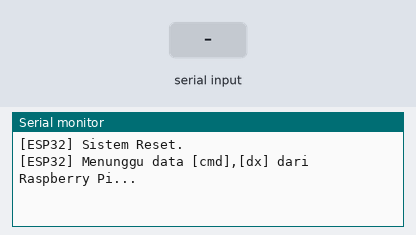
The sketch below on a simulated ESP32-S3. Shown: the last lines printed to the serial monitor. The test bench sets the inputs (shaded band).

Above: at 1.3 s.
1.4 s: "90,45\n" received over Serial
At 2.6 s:
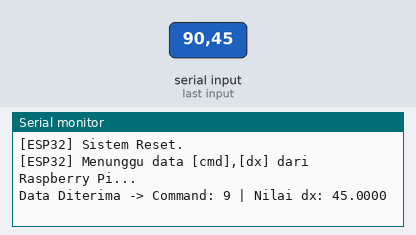
2.9 s: "5\n" received over Serial
At 3.8 s:
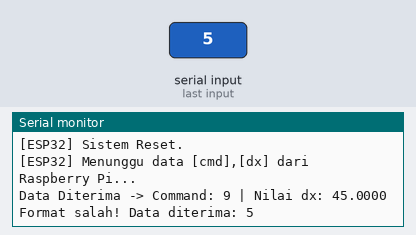

The sketch:

com.ino
```cpp
// Variabel untuk menyimpan data dari Raspberry Pi
char robot_cmd = 's';
float robot_dx = 0.0;

void setup() {
  // Inisialisasi komunikasi Serial dengan Raspberry Pi (115200 bps)
  Serial.begin(115200);

  // Tunggu sebentar agar serial stabil
  delay(100);
  Serial.println("\n[ESP32] Sistem Reset.");
  Serial.println("[ESP32] Menunggu data [cmd],[dx] dari Raspberry Pi...");
}

void loop() {
  // Cek apakah ada data serial yang masuk dari Raspberry Pi
  if (Serial.available() > 0) {

    // Baca data sampai karakter newline (\n)
    // Contoh format yang dikirim Raspi: "s,+0.00\n" atau "+,-0.25\n"
    String incomingData = Serial.readStringUntil('\n');

    // Cari posisi tanda koma
    int commaIndex = incomingData.indexOf(',');

    // Jika formatnya benar (ditemukan koma)
    if (commaIndex != -1) {
      // Parse karakter pertama sebagai command ('s', 'x', '+', '-')
      robot_cmd = incomingData.charAt(0);

      // Parse sisanya (setelah koma) sebagai nilai float (dx)
      String dxString = incomingData.substring(commaIndex + 1);
      robot_dx = dxString.toFloat();

      // -- DEBUG: Tampilkan kembali hasilnya ke Serial Monitor --
      Serial.print("Data Diterima -> Command: ");
      Serial.print(robot_cmd);
      Serial.print(" | Nilai dx: ");
      Serial.println(robot_dx, 4); // Print dengan 4 angka di belakang koma untuk akurasi

    } else {
      // Jika format yang diterima tidak sesuai ekspektasi
      Serial.print("Format salah! Data diterima: ");
      Serial.println(incomingData);
    }
  }
}
```

Measured:
- after the input at 1.4 s, the serial monitor: prints a new line at once (image 1)
- after the input at 2.9 s, the serial monitor: prints a new line at once (image 2)
